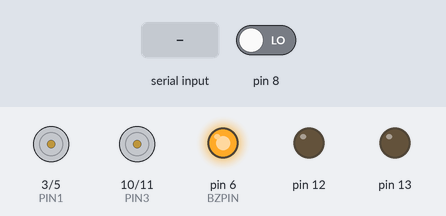
Recording of a sketch running on a simulated Arduino Uno, built with avr-gcc and run on an emulated ATmega328P. On the bench: motor-driver pin pairs drawn as motors (green arrow = first pin HIGH = forward, orange = second pin HIGH = backward, longer = more drive), output pins drawn as LEDs (lit = HIGH). Dashed ring = blinking. Inputs (shaded band) come from the test bench; at power-on: pin 8 LOW. What the sketch prints to the serial monitor is not drawn. At 14.8 s the program stops and its outputs stay as they are.

Above: at 1.2 s.
1.3 s: "<ERROR>" received over the second serial link
At 2.02 s:
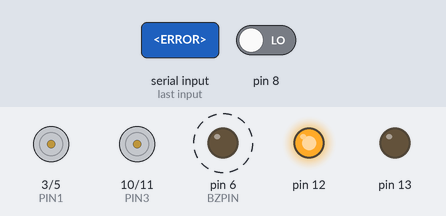
4.2 s: "<FORWARD>" received over the second serial link
At 5.3 s:
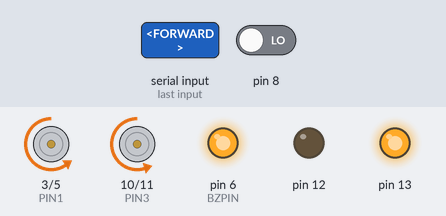
7.2 s: "<RIGHT>" received over the second serial link
At 7.6 s:
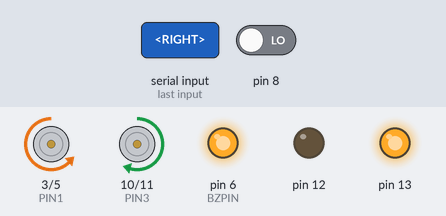
10.0 s: "<LEFT>" received over the second serial link
At 12.0 s:
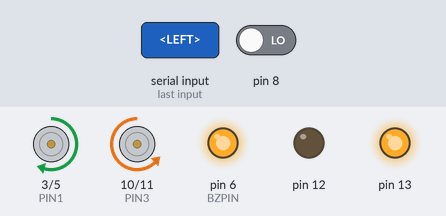
13.0 s: "<FORWARD>" received over the second serial link
At 14.1 s:
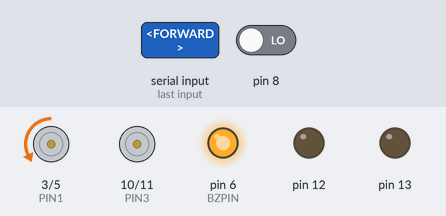
Timing chart, 0 to 16.0 s (numbered marks = the images above; inputs shaded):
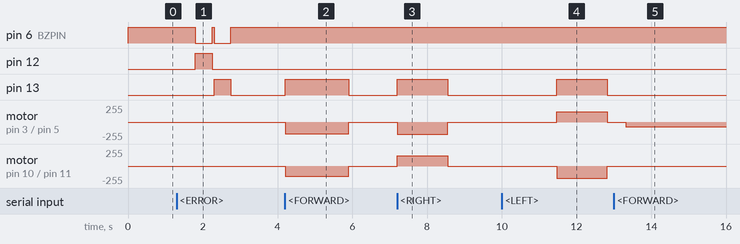

The sketch:

Main_Slave.ino
```cpp
// --------------------------------------------------------------------------- Initialization
#include "Node.h"
#include "StateQueue.h"
#include "Car.h"
#include "Led.h"
#include "Buzzer.h"
#include "Bluetooth.h"
#include "Motor.h"
#include "SoftwareSerial.h"

#define PIN1 3
#define PIN2 5
#define PIN3 10
#define PIN4 11
#define SPEED 175	// motor left
#define SPEED2 155	//motor right
#define BZPIN 6
#define RLED 12
#define YLED 13
#define BT1 8	//RX
#define BT2 9	//TX
//#define STOPTIME 1500	//temps que volem que duri una instrucció

#define TESTMODE false	// switch to 'true' to test the proper working of the vehicle


Car *cotxe;

// --------------------------------------------------------------------------- Setup
void setup() {

	Serial.begin(38400);
	cotxe = new Car(PIN1, PIN2, PIN3, PIN4, BZPIN, RLED, YLED, BT1, BT2, SPEED, SPEED2);
	cotxe->init();
	if (TESTMODE) {
		cotxe->check();
	}
}


// --------------------------------------------------------------------------- Loop
void loop() {

	cotxe->listen();
	cotxe->run();

}
```

Bluetooth.cpp
```cpp
#include "Bluetooth.h"
#include "Car.h"


Bluetooth::Bluetooth(int rx, int tx, Car* c)
{
	this->pinRx = rx;
	this->pinTx = tx;
	this->car = c;
	this->btSerial = new SoftwareSerial(this->pinRx, this->pinTx);
	this->btSerial->begin(38400);
	count = 0;
}

void Bluetooth::showCount() {
	Serial.println(count);
}

void Bluetooth::receive()
{
	static boolean recvInProgress = false;
	static byte ndx = 0;
	char startMarker = '<';
	char endMarker = '>';


	if (this->btSerial->available()){

		char rc = this->btSerial->read();
		if (recvInProgress == true){
			if (rc != endMarker){
				if (ndx < MAXDATALENGTH) { receivedChars[ndx] = rc; ndx++; }
			}
			else{
				receivedChars[ndx] = '\0'; // terminate the string
				//Serial.println(receivedChars);
				recvInProgress = false;
				ndx = 0;
				newData = true;
			}
		}
		else if (rc == startMarker) {
			recvInProgress = true;
		}
	}
}

void Bluetooth::processCommand()
{
	newData = false;
	//Serial.print("recieved data = ");
	//Serial.println(receivedChars);

	Vector<String> insArray = this->splitString(receivedChars);

	for (int i = 0; i < 5; i++) {
		String instruction = insArray[i];

		if (strcmp("FORWARD", instruction.c_str()) == 0
			|| strcmp("LEFT", instruction.c_str()) == 0
			|| strcmp("RIGHT", instruction.c_str()) == 0
			|| strcmp("ERROR", instruction.c_str()) == 0
			|| strcmp("NOTHING", instruction.c_str()) == 0) {

			this->car->addInstruction(instruction.c_str());

		}
	}
}


void Bluetooth::btRun()
{

	this->receive();                // check to see if we have received any new commands
	if (newData) {
		this->processCommand();
	}    // if we have a new command do something
}


Vector<String> Bluetooth::splitString(String str) {
	int io = str.indexOf(",");
	int ioB = 0;
	int i = 0;
	Vector<String> vect;
	String lastString = "";
	Serial.println(str);
	while (io != -1) {
		lastString = str.substring(ioB, io);
		vect.push_back(lastString);
		ioB = io+1;
		io = str.indexOf(",", ioB);
		//Serial.println(lastString);
		i++;
	}
	vect.push_back(str.substring(ioB, str.length()));
	return vect;

}
```

Bluetooth.h
```cpp
// Bluetooth.h

#ifndef _BLUETOOTH_h
#define _BLUETOOTH_h

#if defined(ARDUINO) && ARDUINO >= 100
	#include "arduino.h"
#else
	#include "WProgram.h"
#endif

#include <SoftwareSerial.h>
#include "Car.h"
#include "Vector.h"


using namespace std;

class Car;
#define MAXDATALENGTH 100
#define MAXINSTRUCTIONS 5


class Bluetooth {
private:
	int pinTx, pinRx;
	int count;
	SoftwareSerial *btSerial;
	char receivedChars[MAXDATALENGTH+1];
	char instructions[MAXINSTRUCTIONS];
	boolean newData = false;
	Car *car;

	Vector<String> splitString(String str);

public:

	Bluetooth(int, int, Car*);
	void receive();
	void processCommand();
	void btRun();
	void showCount();


};
#endif
```

Buzzer.cpp
```cpp
#include "Buzzer.h"

Buzzer::Buzzer(int p1) {
	this->pin1 = p1;
	pinMode(this->pin1, OUTPUT);
}

void Buzzer::toneValid() {

	digitalWrite(this->pin1, LOW);
	delay(50);
	digitalWrite(this->pin1, HIGH);
	delay(50);
	digitalWrite(this->pin1, LOW);
	delay(50);
	digitalWrite(this->pin1, HIGH);
	delay(1000);
}

void Buzzer::toneOn() {

	digitalWrite(this->pin1, LOW);

}

void Buzzer::toneOff() {

	digitalWrite(this->pin1, HIGH);

}
```

Buzzer.h
```cpp
// Buzzer.h

#ifndef _BUZZER_h
#define _BUZZER_h

#if defined(ARDUINO) && ARDUINO >= 100
	#include "arduino.h"
#else
	#include "WProgram.h"
#endif

class Buzzer {
private:
	int pin1;

public:
	Buzzer(int);
	void toneValid();
	void toneOn();
	void toneOff();
};

#endif
```

Car.cpp
```cpp
#include "Car.h"
#include "Buzzer.h"
#include "Led.h"
#include "Bluetooth.h"

#define STOPTIME 1700
#define STOPTIME2 1350
#define PAUSETIME 500


Car::Car(int ml1, int ml2, int mr1, int mr2, int pbz, int plr, int ply, int pbt1, int pbt2, int speed, int speed2) {
	this->state = "STOP";
	this->motorLeft = new Motor(ml1, ml2, speed);
	this->motorRight = new Motor(mr1, mr2, speed2);
	this->bz = new Buzzer(pbz);
	this->ledRed = new Led(plr);
	this->ledYellow = new Led(ply);
	this->bt = new Bluetooth(pbt1, pbt2, this);
}

void Car::init() {
	this->bz->toneOff();
	this->ledRed->ledOff();
	this->ledYellow->ledOff();
	this->motorLeft->stop();
	this->motorRight->stop();
}

void Car::forward() {
	this->state = "FORWARD";

	this->motorLeft->setSpeed(175);
	this->motorRight->setSpeed(157);
	this->ledYellow->ledOn();
	this->motorLeft->fwd();
	this->motorRight->fwd();

	delay(STOPTIME);

	this->motorLeft->stop();
	this->motorRight->stop();
	this->ledYellow->ledOff();

	delay(PAUSETIME);
}

void Car::stop() {

	this->motorLeft->stop();
	this->motorRight->stop();
	this->state = "STOP";

	delay(PAUSETIME);
}

void Car::left() {

	this->state = "LEFT";

	this->ledYellow->ledOn();
	this->motorLeft->setSpeed(155);
	this->motorRight->setSpeed(185);
	this->motorLeft->bkwd();
	this->motorRight->fwd();


	delay(STOPTIME2);

	this->motorLeft->stop();
	this->motorRight->stop();
	this->ledYellow->ledOff();


	delay(PAUSETIME);
}

void Car::right() {

	this->state = "RIGHT";

	this->motorLeft->setSpeed(185);
	this->motorRight->setSpeed(155);
	this->ledYellow->ledOn();
	this->motorLeft->fwd();
	this->motorRight->bkwd();


	delay(STOPTIME2);

	this->motorLeft->stop();
	this->motorRight->stop();
	this->ledYellow->ledOff();


	delay(PAUSETIME);
}

void Car::listen() {
	this->bt->btRun();
}

void Car::check() {

	this->motorLeft->fwd();
	delay(1000);
	this->motorLeft->stop();
	this->motorRight->fwd();
	delay(1000);
	this->motorRight->stop();

	this->falseInstruction();
}


void Car::falseInstruction() {
	this->bz->toneOn();
	this->ledRed->ledOn();
	delay(450);
	this->bz->toneOff();
	this->ledRed->ledOff();

	delay(50);

	this->bz->toneOn();
	this->ledYellow->ledOn();
	delay(450);
	this->bz->toneOff();
	this->ledYellow->ledOff();

}

void Car::addInstruction(String newState)
{
	this->queue.push(newState);
	//this->queue.printQueue();
	//Serial.print("Queue size: ");
	//Serial.println(this->queue.size());
}

String Car::getInstruction() {

	if (this->queue.size() > 0) {
		String s = this->queue.pull();
		this->queue.printQueue();
		Serial.print("Queue size: ");
		Serial.println(this->queue.size());
		return s;
	}
	return "";
}

void Car::run() {

	String s;
	//this->queue.printQueue();
	if (this->state == "STOP") {
		this->state = "WAIT";

		s = this->getInstruction();

		if (s != "") {
			Serial.print("Instruction: ");
			Serial.println(s);

			if (s == "FORWARD") {
				this->forward();
				Serial.println("going forward");
			}

			else if (s == "RIGHT") {
				this->right();
			}

			else if (s == "LEFT") {
				this->left();
			}

			else if (s == "ERROR") {
				this->stop();
				this->falseInstruction();
			}

			else if (s == "NOTHING") {
				this->stop();
			}

		}

		this->state = "STOP";
	}
}
```

Car.h
```cpp
// Car.h

#ifndef _CAR_h
#define _CAR_h

#if defined(ARDUINO) && ARDUINO >= 100
	#include "arduino.h"
#else
	#include "WProgram.h"
#endif


#include "Led.h"
#include "Buzzer.h"
#include "Bluetooth.h"
#include "Motor.h"
#include "StateQueue.h"


class Bluetooth;
#define MAXDATALENGTH 100


class Car {
private:

	Motor *motorLeft, *motorRight;
	Bluetooth *bt;
	Buzzer *bz;
	Led *ledRed, *ledYellow;
	String state;
	StateQueue queue;

public:

	enum State {
		WAIT,
		RIGHT,
		LEFT,
		FORWARD,
		STOP
	};


	bool newData;

	Car(int, int, int, int, int, int, int, int, int, int, int);
	void init();
	void forward();
	void right();
	void left();
	void stop();
	void listen();
	void check();
	void falseInstruction();
	void addInstruction(String);
	String getInstruction();
	void run();


};

#endif
```

Led.cpp
```cpp
#include "Led.h"

Led::Led(int p1) {
	this->pin = p1;
	pinMode(this->pin, OUTPUT);
}


void Led::ledOn(){
	digitalWrite(this->pin, HIGH);
}

void Led::ledOff() {
	digitalWrite(this->pin, LOW);
}
```

Led.h
```cpp
// Leds.h

#ifndef _LED_h
#define _LED_h

#if defined(ARDUINO) && ARDUINO >= 100
	#include "arduino.h"
#else
	#include "WProgram.h"
#endif

class Led {
private:
	int pin;

public:
	Led(int);
	void ledOn();
	void ledOff();
};

#endif
```

Motor.cpp
```cpp
#include "Motor.h"


Motor::Motor() {
	this->pin1 = 2;
	this->pin2 = 3;
	this->speed = 255;
	pinMode(this->pin1, OUTPUT);
	pinMode(this->pin2, OUTPUT);
}

Motor::Motor(int p1, int p2, int speed) {
	this->pin1 = p1;
	this->pin2 = p2;
	this->speed = speed;
	pinMode(this->pin1, OUTPUT);
	pinMode(this->pin2, OUTPUT);
}

void Motor::fwd() {
	analogWrite(this->pin1, 0);
	analogWrite(this->pin2, this->speed);
}

void Motor::bkwd() {
	analogWrite(this->pin1, this->speed);
	analogWrite(this->pin2, 0);
}

void Motor::stop() {
	analogWrite(this->pin1, 0);
	analogWrite(this->pin2, 0);
}

int Motor::getSpeed() {
	return this->speed;
}

void Motor::setSpeed(int s) {
	this->speed = s;
}
```

Motor.h
```cpp
// Motor.h

#ifndef _MOTOR_h
#define _MOTOR_h

#if defined(ARDUINO) && ARDUINO >= 100
	#include "arduino.h"
#else
	#include "WProgram.h"
#endif


class Motor {
private:
	int pin1, pin2;
	int speed;
public:
	Motor();
	Motor(int, int, int);
	void fwd();
	void bkwd();
	void stop();
	int getSpeed();
	void setSpeed(int);
};

#endif
```

Node.cpp
```cpp
//
//
//

#include "Node.h"

Node::Node(String s) {
	this->actualState = s;
	this->next = NULL;
}

Node::Node(String s, Node* n) {
	this->actualState = s;
	this->next = n;
}

Node::~Node()
{
	this->next = NULL;
}

void Node::setActualState(String s) {
	this->actualState = s;
}

void Node::setNext(Node* n) {
	this->next = n;
}

String Node::getActualState() {
	return this->actualState;
}

Node* Node::getNext() {
	return this->next;
}
```

Node.h
```cpp
// Node.h

#ifndef _NODE_h
#define _NODE_h

#if defined(ARDUINO) && ARDUINO >= 100
	#include "arduino.h"
#else
	#include "WProgram.h"
#endif


class Node {

private:

	String actualState;
	Node* next;

public:

	Node(String);
	Node(String, Node*);
	~Node();
	void setActualState(String);
	void setNext(Node*);
	String getActualState();
	Node* getNext();


};

#endif
```

State.cpp
```cpp
//
//
//

#include "State.h"

State::State(String s1)
{
	this->s = s1;
}

String State::getState()
{
	return this->s;
}

void State::setState(String s1)
{
	this->s = s1;
}
```

State.h
```cpp
// State.h

#ifndef _STATE_h
#define _STATE_h

#if defined(ARDUINO) && ARDUINO >= 100
	#include "arduino.h"
#else
	#include "WProgram.h"
#endif

class State {

private:
	String s;


public:

	State(String);
	String getState();
	void setState(String);

};

#endif
```

StateQueue.cpp
```cpp
//
//
//

#include "StateQueue.h"

StateQueue::StateQueue() {
	this->firstNode = NULL;
	this->lastNode = NULL;
	count = 0;
}

void StateQueue::push(String s) {
	//Serial.println("pushing " + s);
	Node* n1 = new Node(s, NULL);
	if (this->isEmpty()) {
		this->firstNode = n1;
		this->lastNode = n1;

	}
	else {
		this->lastNode->setNext(n1);
		this->lastNode = n1;

	}
	count++;
	//this->printQueue();
}

bool StateQueue::isEmpty() {
	return (this->firstNode == NULL && this->lastNode == NULL);
}

String StateQueue::pull() {
	//FIFO
	if(count > 0){
		String first = this->firstNode->getActualState();
		Node* n1 = this->firstNode;
		if (this->firstNode->getNext() != NULL) {
			this->firstNode = this->firstNode->getNext();
		}
		else {
			this->firstNode = NULL;
			this->lastNode = NULL;
		}
		delete n1;
		count--;
		return first;
	}
	return "";
}

int StateQueue::size() {
	return count;
}

void StateQueue::printQueue() {
	Node * actualNode = this->firstNode;
	Serial.println("Queue contains...");
	while (actualNode != NULL) {
		Serial.print(actualNode->getActualState());
		Serial.print(", ");
		actualNode = actualNode->getNext();
	}
}
```

StateQueue.h
```cpp
// StateQueue.h

#ifndef _STATEQUEUE_h
#define _STATEQUEUE_h

#if defined(ARDUINO) && ARDUINO >= 100
	#include "arduino.h"
#else
	#include "WProgram.h"
#endif

#include "Node.h"


class StateQueue {

private:

	Node* firstNode;
	Node* lastNode;
	int count;


public:

	StateQueue();
	void push(String);
	String pull();
	int size();
	bool isEmpty();
	void printQueue();

};

#endif
```

Vector.h
```cpp
template <class T>
class  Vector {
public:

	typedef T* Iterator;

	Vector();
	Vector(unsigned int size);
	Vector(unsigned int size, const T & initial);
	Vector(const Vector<T>& v);
	~Vector();

	unsigned int capacity() const;
	unsigned int size() const;
	bool empty() const;
	Iterator begin();
	Iterator end();
	T& front();
	T& back();
	void push_back(const T& value);
	void pop_back();

	void reserve(unsigned int capacity);
	void resize(unsigned int size);

	T & operator[](unsigned int index);
	Vector<T> & operator = (const Vector<T> &);
	void clear();
private:
	unsigned int _size;
	unsigned int _capacity;
	unsigned int Log;
	T* buffer;
};

template<class T>
Vector<T>::Vector() {
	_capacity = 0;
	_size = 0;
	buffer = 0;
	Log = 0;
}

template<class T>
Vector<T>::Vector(const Vector<T> & v) {
	_size = v._size;
	Log = v.Log;
	_capacity = v._capacity;
	buffer = new T[_size];
	for (unsigned int i = 0; i < _size; i++)
		buffer[i] = v.buffer[i];
}

template<class T>
Vector<T>::Vector(unsigned int size) {
	_size = size;
	Log = ceil(log((double)size) / log(2.0));
	_capacity = 1 << Log;
	buffer = new T[_capacity];
}

template <class T>
bool Vector<T>::empty() const {
	return _size == 0;
}

template<class T>
Vector<T>::Vector(unsigned int size, const T& initial) {
	_size = size;
	Log = ceil(log((double)size) / log(2.0));
	_capacity = 1 << Log;
	buffer = new T[_capacity];
	for (unsigned int i = 0; i < size; i++)
		buffer[i] = initial;
}

template<class T>
Vector<T>& Vector<T>::operator = (const Vector<T> & v) {
	delete[] buffer;
	_size = v._size;
	Log = v.Log;
	_capacity = v._capacity;
	buffer = new T[_capacity];
	for (unsigned int i = 0; i < _size; i++)
		buffer[i] = v.buffer[i];
	return *this;
}

template<class T>
typename Vector<T>::Iterator Vector<T>::begin() {
	return buffer;
}

template<class T>
typename Vector<T>::Iterator Vector<T>::end() {
	return buffer + size();
}

template<class T>
T& Vector<T>::front() {
	return buffer[0];
}

template<class T>
T& Vector<T>::back() {
	return buffer[_size - 1];
}

template<class T>
void Vector<T>::push_back(const T & v) {
	/*
	Incidentally, one common way of regrowing an array is to double the size as needed.
	This is so that if you are inserting n items at most only O(log n) regrowths are performed
	and at most O(n) space is wasted.
	*/
	if (_size >= _capacity) {
		reserve(1 << Log);
		Log++;
	}
	buffer[_size++] = v;
}

template<class T>
void Vector<T>::pop_back() {
	_size--;
}

template<class T>
void Vector<T>::reserve(unsigned int capacity) {
	T * newBuffer = new T[capacity];

	for (unsigned int i = 0; i < _size; i++)
		newBuffer[i] = buffer[i];

	_capacity = capacity;
	delete[] buffer;
	buffer = newBuffer;
}

template<class T>
unsigned int Vector<T>::size() const {
	return _size;
}

template<class T>
void Vector<T>::resize(unsigned int size) {
	Log = ceil(log((double)size) / log(2.0));
	reserve(1 << Log);
	_size = size;
}

template<class T>
T& Vector<T>::operator[](unsigned int index) {
	return buffer[index];
}

template<class T>
unsigned int Vector<T>::capacity()const {
	return _capacity;
}

template<class T>
Vector<T>::~Vector() {
	delete[] buffer;
}

template <class T>
void Vector<T>::clear() {
	_capacity = 0;
	_size = 0;
	buffer = 0;
	Log = 0;
}
```

Measured:
- after the input at 1.3 s, pin 6 (BZPIN): alternates HIGH for 0.05 s and LOW for 0.45 s, 4 changes in all, then stays HIGH, starting after 0.50 s; pin 12: LOW → HIGH after 0.50 s, → LOW 0.45 s later; pin 13: LOW → HIGH after 1.0 s, → LOW 0.45 s later
- after the input at 4.2 s, pin 13: LOW → HIGH at once, → LOW 1.7 s later; motor on pin 3 (PIN1) / pin 5 (PIN2): stopped → backward 175/255 at once, → stopped 1.7 s later; motor on pin 10 (PIN3) / pin 11 (PIN4): stopped → backward 157/255 at once, → stopped 1.7 s later
- after the input at 7.2 s, pin 13: LOW → HIGH at once, → LOW 1.4 s later; motor on pin 3 (PIN1) / pin 5 (PIN2): stopped → backward 185/255 at once, → stopped 1.4 s later; motor on pin 10 (PIN3) / pin 11 (PIN4): stopped → forward 155/255 at once, → stopped 1.4 s later
- after the input at 10.0 s, pin 13: LOW → HIGH after 1.5 s, → LOW 1.4 s later; motor on pin 3 (PIN1) / pin 5 (PIN2): stopped → forward 155/255 after 1.5 s, → stopped 1.4 s later; motor on pin 10 (PIN3) / pin 11 (PIN4): stopped → backward 185/255 after 1.5 s, → stopped 1.4 s later
- after the input at 13.0 s, motor on pin 3 (PIN1) / pin 5 (PIN2): stopped → backward 70/255 after 0.32 s
